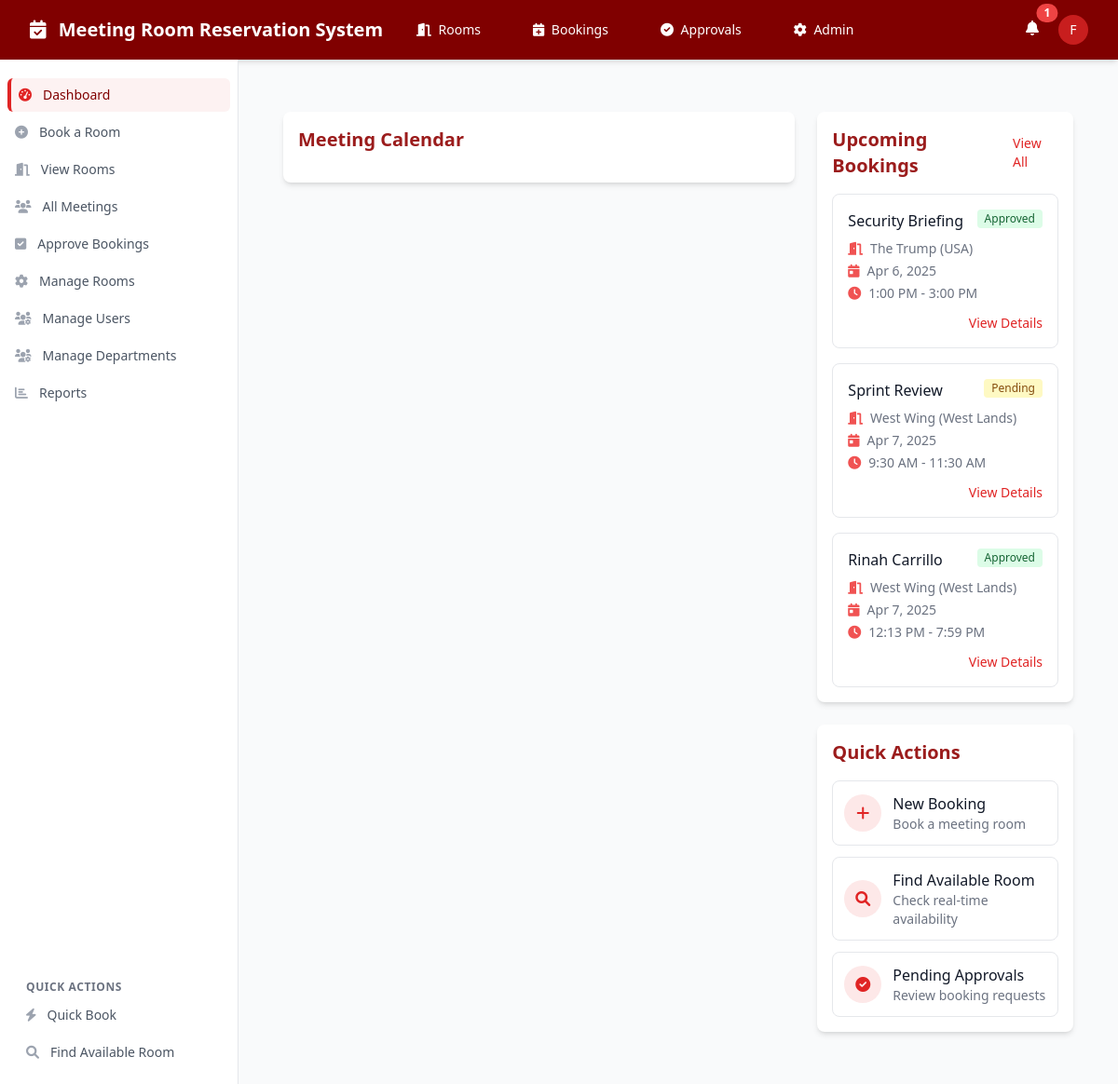
The page /dashboard.php (signed in) on the database as committed earlier.
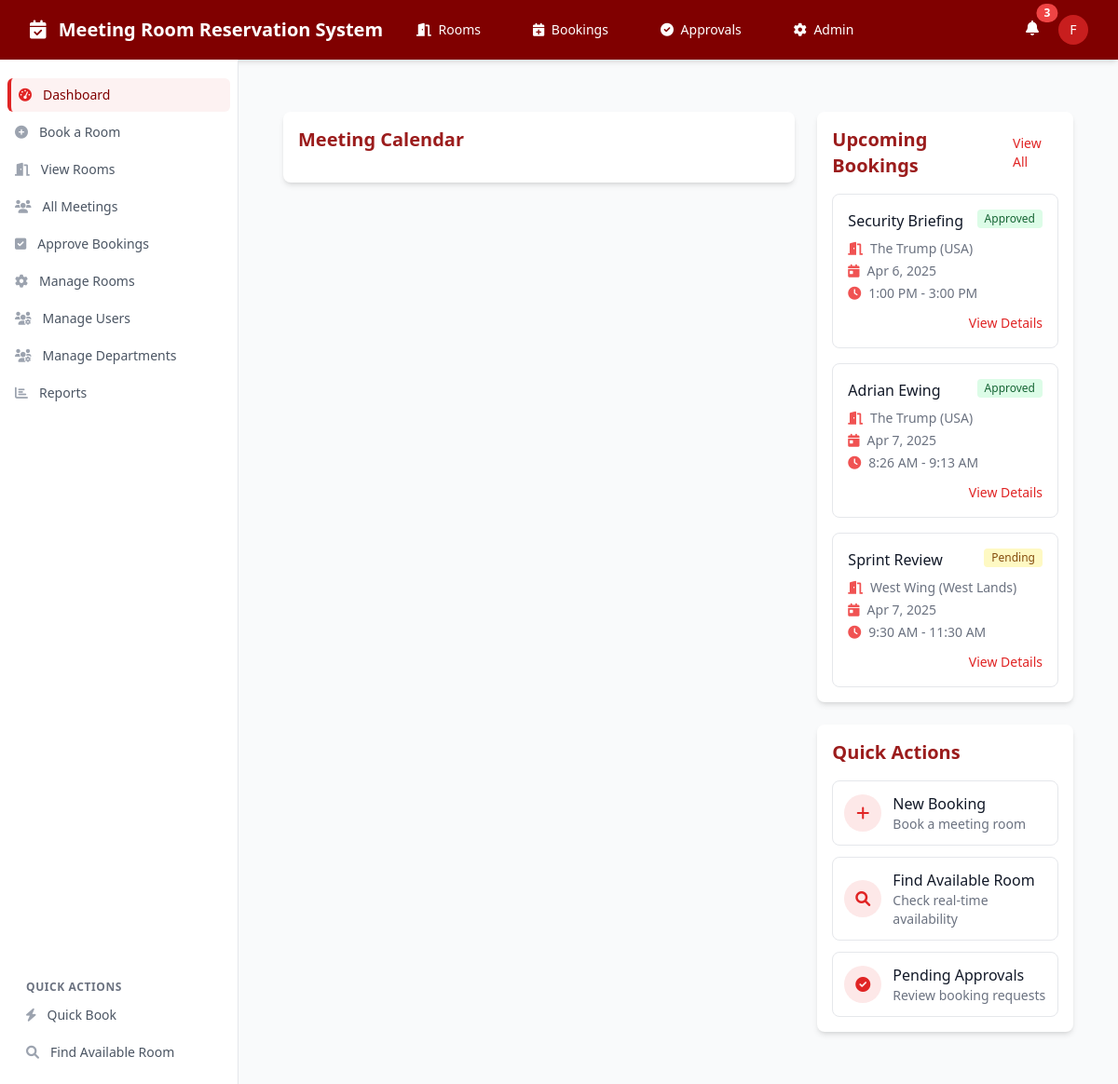
The same page on the database as committed later.
### tables this page shows
CREATE TABLE bookings (
    booking_id INTEGER PRIMARY KEY AUTOINCREMENT,
    room_id INTEGER NOT NULL,
    user_id INTEGER NOT NULL,
    event_name TEXT NOT NULL,
    start_time DATETIME NOT NULL,
    end_time DATETIME NOT NULL,
    attendees_count INTEGER NOT NULL,
    status TEXT DEFAULT 'Pending', -- Pending, Approved, Rejected, Cancelled, Completed
    approver_id INTEGER,
    approval_notes TEXT,
    google_calendar_event_id TEXT, -- For calendar integration
    created_at DATETIME DEFAULT CURRENT_TIMESTAMP,
    FOREIGN KEY (room_id) REFERENCES boardrooms(room_id),
    FOREIGN KEY (user_id) REFERENCES users(user_id),
    FOREIGN KEY (approver_id) REFERENCES users(user_id)
);

CREATE TABLE boardrooms (
    room_id INTEGER PRIMARY KEY AUTOINCREMENT,
    room_name TEXT NOT NULL UNIQUE,
    capacity INTEGER NOT NULL,
    location TEXT NOT NULL,
    amenities TEXT, -- JSON string of available amenities
    is_active BOOLEAN DEFAULT TRUE,
    thumbnail_url TEXT -- URL for room image
);

### dashboard.php (the view, shortened to what the rows shown need)
<?php
require_once 'includes/header.php';
?>
   <div class="container mx-auto px-4 py-8">
    <div class="flex flex-col lg:flex-row gap-6">
        <div class="lg:w-2/3">
            <div class="bg-white rounded-lg shadow-md p-4">
                <h2 class="text-xl font-semibold text-maroon-800 mb-4">Meeting Calendar</h2>
            </div>
        </div>
        <div class="lg:w-1/3">
            <div class="bg-white rounded-lg shadow-md p-4">
                <div class="flex justify-between items-center mb-4">
                    <h2 class="text-xl font-semibold text-maroon-800">Upcoming Bookings</h2>
                </div>
                <div class="space-y-4">
                    <?php
                    $upcoming_bookings = $db->prepare("
                        SELECT b.booking_id, b.event_name, b.start_time, b.end_time, b.status,
                        r.room_name, r.location
                        FROM bookings b
                        JOIN boardrooms r ON b.room_id = r.room_id AND b.start_time >= DATETIME('now')
                        ORDER BY b.start_time ASC
                        LIMIT 3
                    ");
                    $upcoming_bookings->execute();
                    $bookings = $upcoming_bookings->fetchAll(PDO::FETCH_ASSOC);
                    if (count($bookings) > 0):
                        foreach ($bookings as $booking):
                            $start_date = new DateTime($booking['start_time']);
                            $end_date = new DateTime($booking['end_time']);
                    ?>
                    <div class="border border-gray-200 rounded-lg p-4 hover:border-maroon-300 transition-colors">
                        <div class="flex justify-between items-start">
                            <h3 class="font-medium text-gray-900"><?= htmlspecialchars($booking['event_name']) ?></h3>
                            <span class="inline-flex items-center px-2 py-0.5 rounded text-xs font-medium
                                <?= $booking['status'] == 'Approved' ? 'bg-green-100 text-green-800' : '' ?>
                                <?= $booking['status'] == 'Pending' ? 'bg-yellow-100 text-yellow-800' : '' ?>
                                <?= $booking['status'] == 'Rejected' ? 'bg-red-100 text-red-800' : '' ?>">
                                <?= $booking['status'] ?>
                            </span>
                        </div>
                        <div class="mt-2 flex items-center text-sm text-gray-500">
                            <i class="fas fa-door-open text-maroon-500 mr-2"></i>
                            <?= htmlspecialchars($booking['room_name']) ?> (<?= htmlspecialchars($booking['location']) ?>)
                        </div>
                        <div class="mt-1 flex items-center text-sm text-gray-500">
                            <i class="fas fa-calendar-day text-maroon-500 mr-2"></i>
                            <?= $start_date->format('M j, Y') ?>
                        </div>
                        <div class="mt-1 flex items-center text-sm text-gray-500">
                            <i class="fas fa-clock text-maroon-500 mr-2"></i>
                            <?= $start_date->format('g:i A') ?> - <?= $end_date->format('g:i A') ?>
                        </div>
                        <div class="mt-3 flex justify-end">
                            <a href="booking_details.php?id=<?= $booking['booking_id'] ?>" class="text-sm text-maroon-600 hover:text-maroon-800 font-medium">
                                View Details
                            </a>
                        </div>
                    </div>
                    <?php
                        endforeach;
                    endif; ?>
                </div>
            </div>
            <div class="bg-white rounded-lg shadow-md p-4 mt-6">
                <h2 class="text-xl font-semibold text-maroon-800 mb-4">Quick Actions</h2>
            </div>
        </div>
    </div>
</div>
<link href="https://cdn.jsdelivr.net/npm/fullcalendar@5.10.1/main.min.css" rel="stylesheet">
</body>
</html>

Rows that differ between the two databases and show on the page:
no longer on this page (row unchanged): bookings: event_name "Rinah Carrillo", status "Approved", room.room_name "West Wing", room.location "West Lands", start_time "Apr 7, 2025", start_time "12:13 PM", end_time "7:59 PM"
added bookings: event_name "Adrian Ewing", status "Approved", room.room_name "The Trump", room.location "USA", start_time "Apr 7, 2025", start_time "8:26 AM", end_time "9:13 AM"
Other text that changed with them:
$unreadNotifications: "1" → "3"
